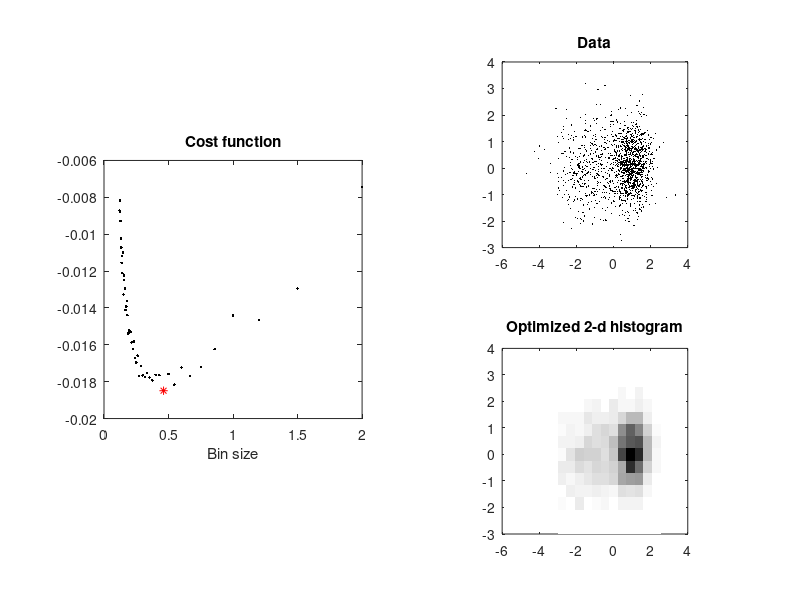

The MATLAB script that drew this image:
% Demo sshist 2d
% function optD = sshist2d(x,y)
% (x,y): data
%%%%%%%%%%%%%%%%%%%%%%%%%%%%%%%%%%%%%%%%%%%%%%%%%%%%%%%%%%%%%%%%%%
% 2006 Author Hideaki Shimazaki
% Department of Physics, Kyoto University
% shimazaki at ton.scphys.kyoto-u.ac.jp

clear all;

switch 1
    case 1
        n = 500; d = 2;
        x = [randn(1,n)-1 0.5*randn(1,2*n)+1];
        y = [randn(1,n)  0.8*randn(1,2*n)+.1];
        x_min = -3 ; x_max = 3;
    case 2
        load bramblecanes 
        x = x(1:359); y = y(1:359); %newly emergent
        %x = x(360:744); y = y(360:744);
        n = length(x)
        x_min = 0 ; x_max = 1;
end


N_MIN = 3;								% Minimum number of bins
N_MAX = 50;								% Maximum number of bins

N = N_MIN:N_MAX;						% # of Bins
D = (x_max - x_min) ./ N;               % Bin Size Vector

%%%%%%%%%%%%%%%%%%%%%%%%%%%%%%%%%%%%%%%%%%%%%%%%%%%%%%%%%%%%%%%%%%
% Computation of the Cost Function
for i = 1: length(N)
    x_edges = linspace(x_min,x_max,N(i)+1);	% Bin edges
    y_edges = linspace(x_min,x_max,N(i)+1);	


    ki = zeros(N(i),N(i));
    for p = 1 : N(i)
        for q = 1: N(i)
            ki(p,q) = sum( ( x >= x_edges(p) ) .* (x < x_edges(p+1))...
                     .*( y >= y_edges(q) ) .* (y < y_edges(q+1)) );					
        end
    end
    
    clear kii;
    kii = reshape(ki,1,N(i)^2);
    
	k = mean(kii);						% Mean of event count					
	v = mean( (kii-k).^2 );             % Variance of event count
    
	C(i) = ( 2*k - v ) / (n^2*D(i)^4);	% The Cost Function
   
end

%%%%%%%%%%%%%%%%%%%%%%%%%%%%%%%%%%%%%%%%%%%%%%%%%%%%%%%%%%%%%%%%%%
% Optimal Bin Size Selectioin
[Cmin idx] = min(C);
optD = D(idx);
x_edges = linspace(x_min,x_max,N(idx)+1);
y_edges = linspace(x_min,x_max,N(idx)+1);
ki = zeros(N(idx),N(idx)); X = ki; Y = ki;

for p = 1 : N(idx)
    for q = 1: N(idx)
        ki(p,q) = sum( ( x >= x_edges(p) ) .* (x < x_edges(p+1))...
                     .*( y >= y_edges(q) ) .* (y < y_edges(q+1)) );
                 
        X(p,q) = x_edges(p);
        Y(p,q) = y_edges(q);
    end
end

%%%%%%%%%%%%%%%%%%%%%%%%%%%%%%%%%%%%%%%%%%%%%%%%%%%%%%%%%%%%%%%%%%
% Display an Optimal Histogram and the Cost Function
subplot(1,2,1); plot(D,C,'k.',optD,Cmin,'r*'); axis square;
colormap(1-gray); 
xlabel('Bin size'); title('Cost function'); 

subplot(2,2,2); plot(x,y,'k.','MarkerSize',.5); 
axis square; title('Data'); 
AX = axis;

subplot(2,2,4); 
pcolor(X,Y,ki); shading flat; %bar3(ki);
axis square; axis xy; title('Optimized 2-d histogram'); 
axis(AX); 

disp('Optimal bin size (edge length):'); disp(optD);



